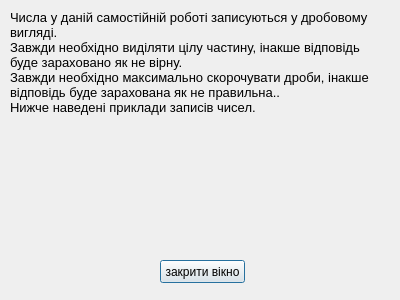
<?xml version="1.0" encoding="UTF-8"?>
<ui version="4.0">
 <class>help</class>
 <widget class="QDialog" name="help">
  <property name="geometry">
   <rect>
    <x>0</x>
    <y>0</y>
    <width>400</width>
    <height>300</height>
   </rect>
  </property>
  <property name="windowTitle">
   <string>довідка</string>
  </property>
  <widget class="QPushButton" name="pushButton">
   <property name="geometry">
    <rect>
     <x>160</x>
     <y>260</y>
     <width>85</width>
     <height>23</height>
    </rect>
   </property>
   <property name="text">
    <string>закрити вікно</string>
   </property>
  </widget>
  <widget class="QLabel" name="label">
   <property name="geometry">
    <rect>
     <x>10</x>
     <y>10</y>
     <width>380</width>
     <height>121</height>
    </rect>
   </property>
   <property name="font">
    <font>
     <pointsize>10</pointsize>
    </font>
   </property>
   <property name="text">
    <string>Числа у даній самостійній роботі записуються у дробовому вигляді.
Завжди необхідно виділяти цілу частину, інакше відповідь буде зараховано як не вірну.
Завжди необхідно максимально скорочувати дроби, інакше відповідь буде зарахована як не правильна..
Нижче наведені приклади записів чисел.</string>
   </property>
   <property name="alignment">
    <set>Qt::AlignLeading|Qt::AlignLeft|Qt::AlignTop</set>
   </property>
   <property name="wordWrap">
    <bool>true</bool>
   </property>
  </widget>
  <widget class="QLabel" name="label_2">
   <property name="geometry">
    <rect>
     <x>20</x>
     <y>140</y>
     <width>75</width>
     <height>55</height>
    </rect>
   </property>
   <property name="sizePolicy">
    <sizepolicy hsizetype="Preferred" vsizetype="Preferred">
     <horstretch>0</horstretch>
     <verstretch>0</verstretch>
    </sizepolicy>
   </property>
   <property name="text">
    <string/>
   </property>
   <property name="pixmap">
    <pixmap resource="images.qrc">:/new/prefix1/inf1.JPG</pixmap>
   </property>
  </widget>
  <widget class="QLabel" name="label_3">
   <property name="geometry">
    <rect>
     <x>150</x>
     <y>140</y>
     <width>75</width>
     <height>55</height>
    </rect>
   </property>
   <property name="sizePolicy">
    <sizepolicy hsizetype="Preferred" vsizetype="Preferred">
     <horstretch>0</horstretch>
     <verstretch>0</verstretch>
    </sizepolicy>
   </property>
   <property name="text">
    <string/>
   </property>
   <property name="pixmap">
    <pixmap resource="images.qrc">:/new/prefix1/inf2.JPG</pixmap>
   </property>
   <property name="scaledContents">
    <bool>false</bool>
   </property>
  </widget>
  <widget class="QLabel" name="label_4">
   <property name="geometry">
    <rect>
     <x>280</x>
     <y>140</y>
     <width>75</width>
     <height>55</height>
    </rect>
   </property>
   <property name="sizePolicy">
    <sizepolicy hsizetype="Preferred" vsizetype="Preferred">
     <horstretch>0</horstretch>
     <verstretch>0</verstretch>
    </sizepolicy>
   </property>
   <property name="text">
    <string/>
   </property>
   <property name="pixmap">
    <pixmap resource="images.qrc">:/new/prefix1/inf3.JPG</pixmap>
   </property>
  </widget>
 </widget>
 <resources>
  <include location="images.qrc"/>
 </resources>
 <connections>
  <connection>
   <sender>pushButton</sender>
   <signal>clicked()</signal>
   <receiver>help</receiver>
   <slot>close()</slot>
   <hints>
    <hint type="sourcelabel">
     <x>202</x>
     <y>271</y>
    </hint>
    <hint type="destinationlabel">
     <x>199</x>
     <y>149</y>
    </hint>
   </hints>
  </connection>
 </connections>
</ui>
